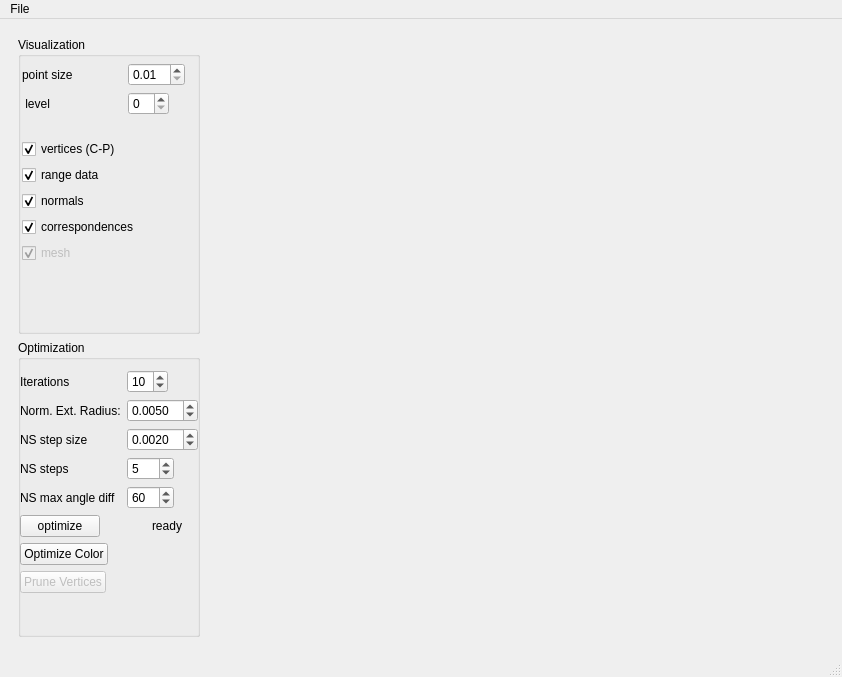
<?xml version="1.0" encoding="UTF-8"?>
<ui version="4.0">
 <class>MainWindow</class>
 <widget class="QMainWindow" name="MainWindow">
  <property name="geometry">
   <rect>
    <x>0</x>
    <y>0</y>
    <width>842</width>
    <height>677</height>
   </rect>
  </property>
  <property name="windowTitle">
   <string>Sparse Surface Adjustment 3D Viewer</string>
  </property>
  <widget class="QWidget" name="centralwidget">
   <layout class="QHBoxLayout" name="horizontalLayout">
    <item>
     <widget class="QWidget" name="widget_2" native="true">
      <property name="maximumSize">
       <size>
        <width>200</width>
        <height>16777215</height>
       </size>
      </property>
      <layout class="QVBoxLayout" name="verticalLayout_2">
       <item>
        <layout class="QVBoxLayout" name="verticalLayout">
         <item>
          <widget class="QGroupBox" name="groupBox_2">
           <property name="title">
            <string>Visualization</string>
           </property>
           <widget class="QWidget" name="layoutWidget">
            <property name="geometry">
             <rect>
              <x>4</x>
              <y>26</y>
              <width>181</width>
              <height>200</height>
             </rect>
            </property>
            <layout class="QVBoxLayout" name="verticalLayout_4">
             <item>
              <layout class="QFormLayout" name="formLayout_2">
               <property name="fieldGrowthPolicy">
                <enum>QFormLayout::ExpandingFieldsGrow</enum>
               </property>
               <item row="0" column="1">
                <widget class="QDoubleSpinBox" name="doubleSpinBox_2">
                 <property name="minimum">
                  <double>0.010000000000000</double>
                 </property>
                 <property name="singleStep">
                  <double>0.010000000000000</double>
                 </property>
                </widget>
               </item>
               <item row="0" column="0">
                <widget class="QLabel" name="label_3">
                 <property name="minimumSize">
                  <size>
                   <width>100</width>
                   <height>0</height>
                  </size>
                 </property>
                 <property name="text">
                  <string>point size</string>
                 </property>
                </widget>
               </item>
               <item row="1" column="0">
                <widget class="QLabel" name="label_7">
                 <property name="minimumSize">
                  <size>
                   <width>100</width>
                   <height>0</height>
                  </size>
                 </property>
                 <property name="text">
                  <string> level</string>
                 </property>
                </widget>
               </item>
               <item row="1" column="1">
                <widget class="QSpinBox" name="spinBox_2"/>
               </item>
              </layout>
             </item>
             <item>
              <layout class="QVBoxLayout" name="verticalLayout_3">
               <item>
                <widget class="QCheckBox" name="checkBox">
                 <property name="text">
                  <string>vertices (C-P)</string>
                 </property>
                 <property name="shortcut">
                  <string>Ctrl+P</string>
                 </property>
                 <property name="checked">
                  <bool>true</bool>
                 </property>
                </widget>
               </item>
               <item>
                <widget class="QCheckBox" name="checkBox_2">
                 <property name="text">
                  <string>range data</string>
                 </property>
                 <property name="shortcut">
                  <string>Ctrl+L</string>
                 </property>
                 <property name="checked">
                  <bool>true</bool>
                 </property>
                </widget>
               </item>
               <item>
                <widget class="QCheckBox" name="checkBox_4">
                 <property name="text">
                  <string>normals</string>
                 </property>
                 <property name="checked">
                  <bool>true</bool>
                 </property>
                </widget>
               </item>
               <item>
                <widget class="QCheckBox" name="checkBox_5">
                 <property name="text">
                  <string>correspondences</string>
                 </property>
                 <property name="checked">
                  <bool>true</bool>
                 </property>
                </widget>
               </item>
               <item>
                <widget class="QCheckBox" name="checkBox_3">
                 <property name="enabled">
                  <bool>false</bool>
                 </property>
                 <property name="text">
                  <string>mesh</string>
                 </property>
                 <property name="shortcut">
                  <string>Ctrl+G</string>
                 </property>
                 <property name="checked">
                  <bool>true</bool>
                 </property>
                </widget>
               </item>
              </layout>
             </item>
            </layout>
           </widget>
          </widget>
         </item>
         <item>
          <widget class="QGroupBox" name="groupBox">
           <property name="title">
            <string>Optimization</string>
           </property>
           <widget class="QWidget" name="layoutWidget">
            <property name="geometry">
             <rect>
              <x>2</x>
              <y>30</y>
              <width>199</width>
              <height>281</height>
             </rect>
            </property>
            <layout class="QFormLayout" name="formLayout">
             <property name="fieldGrowthPolicy">
              <enum>QFormLayout::ExpandingFieldsGrow</enum>
             </property>
             <item row="0" column="0">
              <widget class="QLabel" name="label">
               <property name="minimumSize">
                <size>
                 <width>100</width>
                 <height>0</height>
                </size>
               </property>
               <property name="text">
                <string>Iterations</string>
               </property>
              </widget>
             </item>
             <item row="0" column="1">
              <widget class="QSpinBox" name="spinBox">
               <property name="minimum">
                <number>1</number>
               </property>
               <property name="value">
                <number>10</number>
               </property>
              </widget>
             </item>
             <item row="1" column="0">
              <widget class="QLabel" name="label_2">
               <property name="minimumSize">
                <size>
                 <width>100</width>
                 <height>0</height>
                </size>
               </property>
               <property name="text">
                <string>Norm. Ext. Radius:</string>
               </property>
              </widget>
             </item>
             <item row="1" column="1">
              <widget class="QDoubleSpinBox" name="doubleSpinBox">
               <property name="decimals">
                <number>4</number>
               </property>
               <property name="minimum">
                <double>0.000100000000000</double>
               </property>
               <property name="maximum">
                <double>10.000000000000000</double>
               </property>
               <property name="singleStep">
                <double>0.001000000000000</double>
               </property>
               <property name="value">
                <double>0.005000000000000</double>
               </property>
              </widget>
             </item>
             <item row="8" column="0">
              <widget class="QPushButton" name="pushButton">
               <property name="maximumSize">
                <size>
                 <width>100</width>
                 <height>16777215</height>
                </size>
               </property>
               <property name="text">
                <string>optimize</string>
               </property>
               <property name="shortcut">
                <string>O</string>
               </property>
              </widget>
             </item>
             <item row="8" column="1">
              <widget class="QLabel" name="stateLabel">
               <property name="minimumSize">
                <size>
                 <width>80</width>
                 <height>0</height>
                </size>
               </property>
               <property name="text">
                <string>ready</string>
               </property>
               <property name="alignment">
                <set>Qt::AlignCenter</set>
               </property>
               <property name="margin">
                <number>4</number>
               </property>
              </widget>
             </item>
             <item row="3" column="0">
              <widget class="QLabel" name="label_4">
               <property name="minimumSize">
                <size>
                 <width>100</width>
                 <height>0</height>
                </size>
               </property>
               <property name="text">
                <string>NS step size</string>
               </property>
              </widget>
             </item>
             <item row="3" column="1">
              <widget class="QDoubleSpinBox" name="doubleSpinBox_3">
               <property name="decimals">
                <number>4</number>
               </property>
               <property name="minimum">
                <double>0.000100000000000</double>
               </property>
               <property name="maximum">
                <double>10.000000000000000</double>
               </property>
               <property name="singleStep">
                <double>0.001000000000000</double>
               </property>
               <property name="value">
                <double>0.002000000000000</double>
               </property>
              </widget>
             </item>
             <item row="5" column="0">
              <widget class="QLabel" name="label_5">
               <property name="minimumSize">
                <size>
                 <width>100</width>
                 <height>0</height>
                </size>
               </property>
               <property name="text">
                <string>NS steps</string>
               </property>
              </widget>
             </item>
             <item row="5" column="1">
              <widget class="QDoubleSpinBox" name="doubleSpinBox_4">
               <property name="decimals">
                <number>0</number>
               </property>
               <property name="minimum">
                <double>0.000000000000000</double>
               </property>
               <property name="maximum">
                <double>100.000000000000000</double>
               </property>
               <property name="singleStep">
                <double>1.000000000000000</double>
               </property>
               <property name="value">
                <double>5.000000000000000</double>
               </property>
              </widget>
             </item>
             <item row="7" column="0">
              <widget class="QLabel" name="label_6">
               <property name="minimumSize">
                <size>
                 <width>100</width>
                 <height>0</height>
                </size>
               </property>
               <property name="text">
                <string>NS max angle diff</string>
               </property>
              </widget>
             </item>
             <item row="7" column="1">
              <widget class="QDoubleSpinBox" name="doubleSpinBox_5">
               <property name="decimals">
                <number>0</number>
               </property>
               <property name="minimum">
                <double>0.000000000000000</double>
               </property>
               <property name="maximum">
                <double>360.000000000000000</double>
               </property>
               <property name="singleStep">
                <double>1.000000000000000</double>
               </property>
               <property name="value">
                <double>60.000000000000000</double>
               </property>
              </widget>
             </item>
             <item row="10" column="0">
              <widget class="QPushButton" name="pushButton_3">
               <property name="enabled">
                <bool>true</bool>
               </property>
               <property name="maximumSize">
                <size>
                 <width>100</width>
                 <height>16777215</height>
                </size>
               </property>
               <property name="text">
                <string>Optimize Color</string>
               </property>
               <property name="shortcut">
                <string>O</string>
               </property>
              </widget>
             </item>
             <item row="11" column="0">
              <widget class="QPushButton" name="pushButton_2">
               <property name="enabled">
                <bool>false</bool>
               </property>
               <property name="maximumSize">
                <size>
                 <width>100</width>
                 <height>16777215</height>
                </size>
               </property>
               <property name="text">
                <string>Prune Vertices</string>
               </property>
               <property name="shortcut">
                <string>O</string>
               </property>
              </widget>
             </item>
            </layout>
           </widget>
          </widget>
         </item>
        </layout>
       </item>
      </layout>
     </widget>
    </item>
    <item>
     <widget class="ssa::SSARGBAglWidget" name="ssaGLWidget" native="true">
      <property name="maximumSize">
       <size>
        <width>16777215</width>
        <height>16777215</height>
       </size>
      </property>
     </widget>
    </item>
   </layout>
  </widget>
  <widget class="QMenuBar" name="menubar">
   <property name="geometry">
    <rect>
     <x>0</x>
     <y>0</y>
     <width>842</width>
     <height>21</height>
    </rect>
   </property>
   <widget class="QMenu" name="menuFile">
    <property name="title">
     <string>File</string>
    </property>
    <addaction name="actionOpen"/>
    <addaction name="actionSave"/>
    <addaction name="separator"/>
    <addaction name="actionQuit"/>
    <addaction name="actionSave_FMap"/>
   </widget>
   <addaction name="menuFile"/>
  </widget>
  <widget class="QStatusBar" name="statusbar"/>
  <action name="actionOpen">
   <property name="text">
    <string>Open</string>
   </property>
   <property name="shortcut">
    <string>Alt+O</string>
   </property>
   <property name="softKeyRole">
    <enum>QAction::NoSoftKey</enum>
   </property>
  </action>
  <action name="actionSave">
   <property name="text">
    <string>Save</string>
   </property>
   <property name="shortcut">
    <string>Alt+S</string>
   </property>
  </action>
  <action name="actionQuit">
   <property name="text">
    <string>Quit</string>
   </property>
   <property name="shortcut">
    <string>Alt+Q</string>
   </property>
  </action>
  <action name="actionSave_FMap">
   <property name="text">
    <string>Save FMap</string>
   </property>
  </action>
 </widget>
 <customwidgets>
  <customwidget>
   <class>ssa::SSARGBAglWidget</class>
   <extends>QWidget</extends>
   <header>ssa/apps/ssa_viewer_rgba/ssa_rgba_qglviewer_widget.h</header>
   <container>1</container>
   <slots>
    <slot>setOptimize()</slot>
    <slot>setIterations(int)</slot>
    <slot>setDAMaxDist(double)</slot>
    <slot>setPointSize(double)</slot>
    <slot>openFile()</slot>
    <slot>setStrategie(int)</slot>
    <slot>setDrawVertices(int)</slot>
    <slot>setDrawLandmarkVertices(int)</slot>
    <slot>setDrawNormals(int)</slot>
    <slot>setDrawCorrespondences(int)</slot>
    <slot>setDrawMesh(int)</slot>
    <slot>setDrawGrid(int)</slot>
    <slot>saveFile()</slot>
    <slot>saveFMap()</slot>
    <slot>prune()</slot>
    <slot>solveDA()</slot>
    <slot>setDrawLevel(int)</slot>
    <slot>Gen3DObjectList_update()</slot>
   </slots>
  </customwidget>
 </customwidgets>
 <resources/>
 <connections>
  <connection>
   <sender>actionQuit</sender>
   <signal>activated()</signal>
   <receiver>MainWindow</receiver>
   <slot>close()</slot>
   <hints>
    <hint type="sourcelabel">
     <x>-1</x>
     <y>-1</y>
    </hint>
    <hint type="destinationlabel">
     <x>399</x>
     <y>299</y>
    </hint>
   </hints>
  </connection>
  <connection>
   <sender>pushButton</sender>
   <signal>clicked()</signal>
   <receiver>ssaGLWidget</receiver>
   <slot>setOptimize()</slot>
   <hints>
    <hint type="sourcelabel">
     <x>65</x>
     <y>95</y>
    </hint>
    <hint type="destinationlabel">
     <x>497</x>
     <y>338</y>
    </hint>
   </hints>
  </connection>
  <connection>
   <sender>spinBox</sender>
   <signal>valueChanged(int)</signal>
   <receiver>ssaGLWidget</receiver>
   <slot>setIterations(int)</slot>
   <hints>
    <hint type="sourcelabel">
     <x>138</x>
     <y>39</y>
    </hint>
    <hint type="destinationlabel">
     <x>497</x>
     <y>338</y>
    </hint>
   </hints>
  </connection>
  <connection>
   <sender>doubleSpinBox_2</sender>
   <signal>valueChanged(double)</signal>
   <receiver>ssaGLWidget</receiver>
   <slot>setPointSize(double)</slot>
   <hints>
    <hint type="sourcelabel">
     <x>142</x>
     <y>59</y>
    </hint>
    <hint type="destinationlabel">
     <x>522</x>
     <y>338</y>
    </hint>
   </hints>
  </connection>
  <connection>
   <sender>actionOpen</sender>
   <signal>activated()</signal>
   <receiver>ssaGLWidget</receiver>
   <slot>openFile()</slot>
   <hints>
    <hint type="sourcelabel">
     <x>-1</x>
     <y>-1</y>
    </hint>
    <hint type="destinationlabel">
     <x>522</x>
     <y>338</y>
    </hint>
   </hints>
  </connection>
  <connection>
   <sender>checkBox</sender>
   <signal>stateChanged(int)</signal>
   <receiver>ssaGLWidget</receiver>
   <slot>setDrawVertices(int)</slot>
   <hints>
    <hint type="sourcelabel">
     <x>96</x>
     <y>89</y>
    </hint>
    <hint type="destinationlabel">
     <x>522</x>
     <y>338</y>
    </hint>
   </hints>
  </connection>
  <connection>
   <sender>checkBox_2</sender>
   <signal>stateChanged(int)</signal>
   <receiver>ssaGLWidget</receiver>
   <slot>setDrawLandmarkVertices(int)</slot>
   <hints>
    <hint type="sourcelabel">
     <x>89</x>
     <y>117</y>
    </hint>
    <hint type="destinationlabel">
     <x>522</x>
     <y>338</y>
    </hint>
   </hints>
  </connection>
  <connection>
   <sender>checkBox_3</sender>
   <signal>stateChanged(int)</signal>
   <receiver>ssaGLWidget</receiver>
   <slot>setDrawMesh(int)</slot>
   <hints>
    <hint type="sourcelabel">
     <x>66</x>
     <y>151</y>
    </hint>
    <hint type="destinationlabel">
     <x>522</x>
     <y>338</y>
    </hint>
   </hints>
  </connection>
  <connection>
   <sender>checkBox_4</sender>
   <signal>stateChanged(int)</signal>
   <receiver>ssaGLWidget</receiver>
   <slot>setDrawNormals(int)</slot>
   <hints>
    <hint type="sourcelabel">
     <x>108</x>
     <y>151</y>
    </hint>
    <hint type="destinationlabel">
     <x>522</x>
     <y>338</y>
    </hint>
   </hints>
  </connection>
  <connection>
   <sender>checkBox_5</sender>
   <signal>stateChanged(int)</signal>
   <receiver>ssaGLWidget</receiver>
   <slot>setDrawCorrespondences(int)</slot>
   <hints>
    <hint type="sourcelabel">
     <x>101</x>
     <y>181</y>
    </hint>
    <hint type="destinationlabel">
     <x>522</x>
     <y>338</y>
    </hint>
   </hints>
  </connection>
  <connection>
   <sender>actionSave</sender>
   <signal>activated()</signal>
   <receiver>ssaGLWidget</receiver>
   <slot>saveFile()</slot>
   <hints>
    <hint type="sourcelabel">
     <x>-1</x>
     <y>-1</y>
    </hint>
    <hint type="destinationlabel">
     <x>522</x>
     <y>338</y>
    </hint>
   </hints>
  </connection>
  <connection>
   <sender>actionSave_FMap</sender>
   <signal>activated()</signal>
   <receiver>ssaGLWidget</receiver>
   <slot>saveFMap()</slot>
   <hints>
    <hint type="sourcelabel">
     <x>-1</x>
     <y>-1</y>
    </hint>
    <hint type="destinationlabel">
     <x>522</x>
     <y>338</y>
    </hint>
   </hints>
  </connection>
  <connection>
   <sender>doubleSpinBox</sender>
   <signal>valueChanged(double)</signal>
   <receiver>ssaGLWidget</receiver>
   <slot>setDAMaxDist(double)</slot>
   <hints>
    <hint type="sourcelabel">
     <x>142</x>
     <y>68</y>
    </hint>
    <hint type="destinationlabel">
     <x>522</x>
     <y>338</y>
    </hint>
   </hints>
  </connection>
  <connection>
   <sender>pushButton_3</sender>
   <signal>clicked()</signal>
   <receiver>ssaGLWidget</receiver>
   <slot>solveDA()</slot>
   <hints>
    <hint type="sourcelabel">
     <x>78</x>
     <y>562</y>
    </hint>
    <hint type="destinationlabel">
     <x>522</x>
     <y>338</y>
    </hint>
   </hints>
  </connection>
  <connection>
   <sender>pushButton_2</sender>
   <signal>clicked()</signal>
   <receiver>ssaGLWidget</receiver>
   <slot>prune()</slot>
   <hints>
    <hint type="sourcelabel">
     <x>64</x>
     <y>590</y>
    </hint>
    <hint type="destinationlabel">
     <x>522</x>
     <y>338</y>
    </hint>
   </hints>
  </connection>
  <connection>
   <sender>spinBox_2</sender>
   <signal>valueChanged(int)</signal>
   <receiver>ssaGLWidget</receiver>
   <slot>setDrawLevel(int)</slot>
   <hints>
    <hint type="sourcelabel">
     <x>144</x>
     <y>96</y>
    </hint>
    <hint type="destinationlabel">
     <x>522</x>
     <y>338</y>
    </hint>
   </hints>
  </connection>
  <connection>
   <sender>spinBox_2</sender>
   <signal>editingFinished()</signal>
   <receiver>ssaGLWidget</receiver>
   <slot>Gen3DObjectList_update()</slot>
   <hints>
    <hint type="sourcelabel">
     <x>144</x>
     <y>96</y>
    </hint>
    <hint type="destinationlabel">
     <x>522</x>
     <y>338</y>
    </hint>
   </hints>
  </connection>
 </connections>
</ui>
